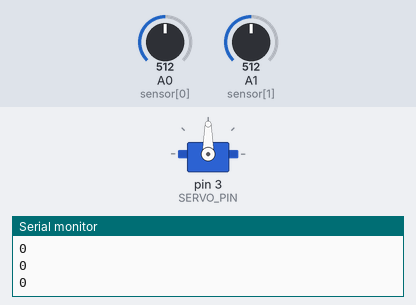
A sketch run on a simulated Arduino Nano, built with avr-gcc and run on an emulated ATmega328P. Parts: servo, the last lines printed to the serial monitor. The test bench sets the inputs (shaded band); at power-on: A0 (sensor[0]) = 512, A1 (sensor[1]) = 512.

Above: at 1.2 s.
1.3 s: A0 (sensor[0]) set to 716
At 2.1 s:
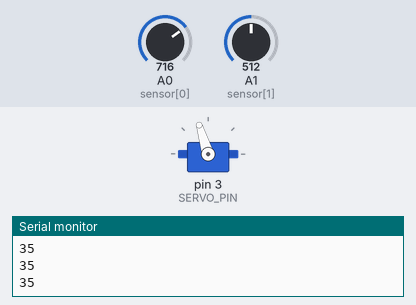
2.8 s: A1 (sensor[1]) set to 716
At 3.3 s:
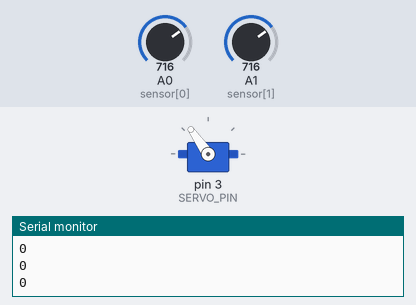
4.3 s: A0 (sensor[0]) set to 900
At 5.4 s:
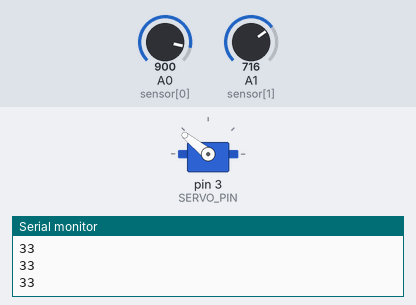
Timing chart, 0 to 7.3 s (numbered marks = the images above; inputs shaded):
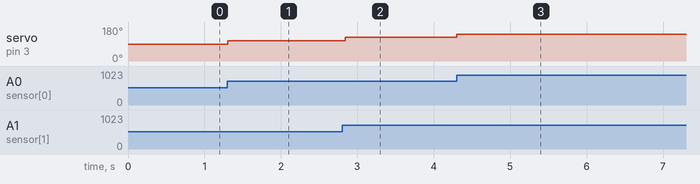

Measured:
- after the input at 1.3 s, servo on pin 3 (SERVO_PIN): 90° → 107° at once
- after the input at 2.8 s, servo on pin 3 (SERVO_PIN): 107° → 125° at once
- after the input at 4.3 s, servo on pin 3 (SERVO_PIN): 125° → 141° at once

The sketch:

double-p.ino
```cpp
#include <Arduino.h>
#include <Servo.h>
#include <math.h>


Servo servo;  // create servo object to control a servo

//pins
const int SERVO_PIN = 3;
const int LED_PIN = 4;
const int sensor[2] = {A0 ,A1};

//reading variables
int readings[2];
int mean_flicker;
int reading;

//calculate constants
const int tolerance = 20;


const int stack_size = 5;
int pastdiff[stack_size] = {0};


//takes the readings from the sensors
void take_readings() {
  for(int i = 0; i < 2 ; i++){
    readings[i] = analogRead(sensor[i]);            // reads the value of the potentiometer (value between 0 and 1023)
    readings[i] = map(readings[i], 0, 1023, 0, 180);     // scale it to use it with the servo (value between 0 and 180)
  }
}

void filo(int num){ //first in last out stack
  for (int i = stack_size-1 ; i > 0; i--) {
    pastdiff[i] = pastdiff[i-1];
  }
  pastdiff[0] = num;
}

void flicker(){ // calculate mean flicker


  int diff = abs(readings[0] - readings[1]);
  filo(diff);
  long flicker = 0;
  for (int i = 0 ; i < stack_size; i++){
    flicker += pastdiff[i];
  }
  mean_flicker = flicker/stack_size;
  Serial.println(mean_flicker);
}


//calulates the final value
void function(){

  if (mean_flicker < tolerance){
    digitalWrite(LED_PIN, LOW);
    reading = (abs(readings[0] + readings[1]))/2;
    servo.write(reading); // sets the servo position according to the scaled value
  }
  else {
    digitalWrite(LED_PIN, HIGH);
  }
}

void setup() {
  Serial.begin(115200);
  servo.attach(SERVO_PIN);
}

void loop() {

  take_readings();
  flicker();
  function();
  delay(15);
}
```
